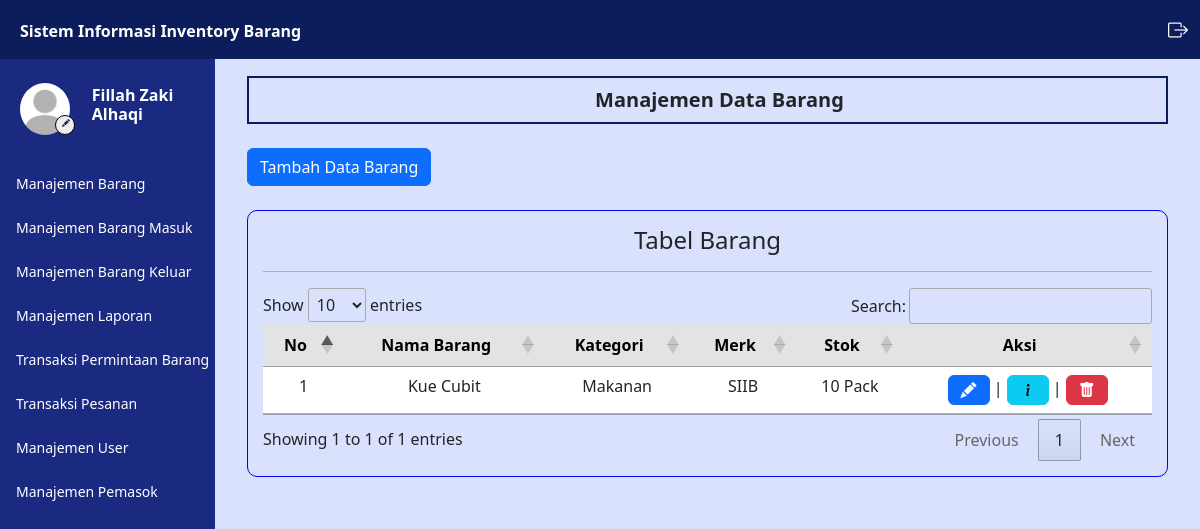
Page /admin/barang.php (signed in) on the earlier database version.
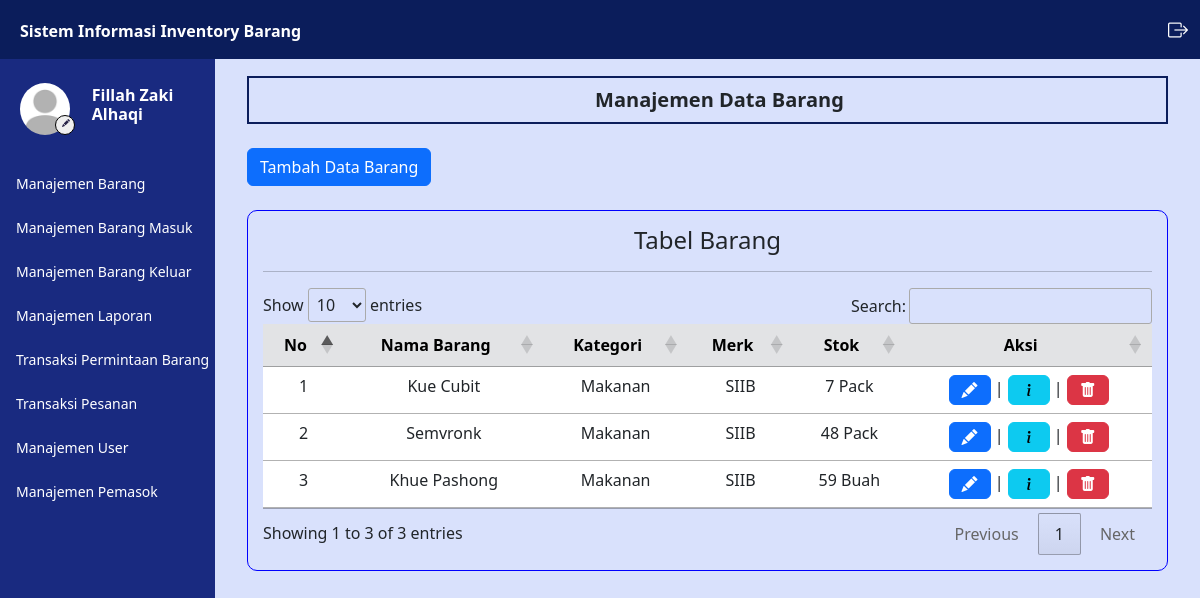
Same page on the later database version.
### tables this page shows
CREATE TABLE `user` (
  `iduser` int(11) NOT NULL,
  `username` varchar(50) NOT NULL,
  `password` varchar(100) NOT NULL,
  `nama` varchar(50) NOT NULL,
  `email` varchar(50) NOT NULL,
  `telepon` varchar(50) NOT NULL,
  `alamat` text NOT NULL,
  `instansi` varchar(50) DEFAULT NULL,
  `level` varchar(10) NOT NULL,
  `foto` varchar(100) DEFAULT NULL
);

CREATE TABLE `barang` (
  `idbarang` int(11) NOT NULL,
  `nama_barang` varchar(100) NOT NULL,
  `kategori` varchar(100) NOT NULL,
  `merk` varchar(45) NOT NULL,
  `gudang` varchar(45) NOT NULL,
  `rak` varchar(45) NOT NULL,
  `stok` int(11) NOT NULL,
  `satuan` varchar(45) NOT NULL,
  `harga` int(20) NOT NULL,
  `foto` varchar(100) DEFAULT NULL,
  `keterangan` text DEFAULT NULL
);

### controller/MainController.php (called while the page is built, shortened)
<?php
    $conn = mysqli_connect("localhost","root","","inventory");
    function query($query) {
        global $conn;
        $result = mysqli_query($conn, $query);
        $rows = [];
        while ($row = mysqli_fetch_assoc($result)) {
            $rows[] = $row;
        }
        return $rows;
    }
    function generateRandomKey()
    {
        $keyLength = 32;
        $randomBytes = openssl_random_pseudo_bytes($keyLength, $strong);
        if (!$strong) {
            $randomBytes = random_bytes($keyLength);
        }
        return base64_encode($randomBytes);
    }
    function enkripsi($kata)
    {
        $key = generateRandomKey();
        $string = openssl_encrypt($kata, 'AES-256-CBC', $key, 0, substr($key, 0, 16));
        $hasilEnkripsi = base64_encode($key . $string);
        return $hasilEnkripsi;
    }
    function dekripsi($kata)
    {
        $string = base64_decode($kata);
        $key = substr($string, 0, 44);
        $enkripsi = substr($string, 44);
        $hasil = openssl_decrypt($enkripsi, 'AES-256-CBC', $key, 0, substr($key, 0, 16));
        return $hasil;
    }
    function cari_user() {
        $id = dekripsi($_COOKIE['SIIB']);
        $result = query("SELECT * FROM user WHERE iduser = '$id'");
        if(count($result) == 1) {
            $result = $result[0];
            return $result;
        } else {
            echo "<script>
                    document.location.href='../logout.php';
                  </script>";
            exit;
        }
    }
    function validasi_admin() {
        $result = cari_user();
    }
?>

### admin/barang.php (the view, shortened to what this page needs)
<?php
    $data_barang = query("SELECT * FROM barang");
?>
<html lang="en">
<head>
    <link href="https://cdn.jsdelivr.net/npm/bootstrap@5.3.0/dist/css/bootstrap.min.css" rel="stylesheet"
>
    <link rel="stylesheet" href="https://cdn.datatables.net/1.13.4/css/jquery.dataTables.min.css">
    <link rel="stylesheet" href="https://cdn.jsdelivr.net/npm/bootstrap-icons@1.11.3/font/bootstrap-icons.min.css">
    <link rel="stylesheet" href="../style.css">
</head>
<body>
    <div class="content">
        <?php
        require_once('../navbar/navbar.php');
        ?>
        <div class="main-container m-0">
            <div class="d-flex">
                <?php
                require_once('../navbar/sidebar.php');
                ?>
                <div class="contents px-3 py-3 mx-3">
                    <div class="box1">
                        <h5 class="text-dark text-center mb-0 ms-4 fw-bold">
                            Manajemen Data Barang
                        </h5>
                    </div>
                    <div class="mt-4 ">
                        <div class="row">
                            <div class="col-sm-3">
                                <a class="btn btn-primary" href="../insert/barang.php">Tambah Data Barang</a>
                            </div>
                        </div>
                    </div>
                    <div class="mt-4 box3">
                        <h4 class="text-center">Tabel Barang</h4>
                        <hr>
                        <table id="example" class="table table-hover text-center">
                            <thead>
                                <tr class="table-secondary">
                                    <th class="text-center" scope="col">No</th>
                                    <th class="text-center" scope="col">Nama Barang</th>
                                    <th class="text-center" scope="col">Kategori</th>
                                    <th class="text-center" scope="col">Merk</th>
                                    <th class="text-center" scope="col">Stok</th>
                                    <th class="text-center" scope="col">Aksi</th>
                                </tr>
                            </thead>
                            <tbody>
                                <?php
                                    $i = 1;
                                    foreach($data_barang as $barang) :
                                ?>
                                    <tr>
                                        <td>
                                            <?= $i; ?>
                                        </td>
                                        <td>
                                            <?= $barang['nama_barang']; ?>
                                        </td>
                                        <td>
                                            <?= $barang['kategori']; ?>
                                        </td>
                                        <td>
                                            <?= $barang['merk']; ?>
                                        </td>
                                        <td>
                                            <?= $barang['stok']; ?> <?= $barang['satuan']; ?>
                                        </td>
                                        <td>
                                            <a class="text-decoration-none" href="../edit/barang.php?id=<?= enkripsi($barang['idbarang']); ?>">
                                                <button class="btn btn-primary"><i class="bi bi-pencil-fill"></i></button>
                                            </a>
                                            |
                                            <button type="button" class="btn btn-info" data-bs-toggle="modal"
                                                data-bs-target="#detail_barang_<?= $barang['idbarang']; ?>">
                                                <i class="bi bi-info-lg"></i>
                                            </button>
                                            |
                                            <button type="button" class="btn  btn-danger" id="delete" data-bs-toggle="modal" data-bs-target="#delete_<?= $barang['idbarang']; ?>">
                                                <i class="bi bi-trash-fill"></i>
                                            </button>
                                        </td>
                                    </tr>
                                <?php
                                    $i++;
                                    endforeach;
                                ?>
                            </tbody>
                        </table>
                    </div>
                </div>
                <?php foreach($data_barang as $dabar) : ?>
                    </div>
                <?php endforeach; ?>
            </div>
        </div>
</body>
</html>

### navbar/navbar.php (shortened to what this page needs)
<?php
    require_once '../controller/MainController.php';
    $user = cari_user();
?>
<nav class="navbar navbar-expand-lg">
    <div class="container-fluid">
        <div class="collapse navbar-collapse" id="navbarSupportedContent">
            <ul class="navbar-nav mb-2 mb-lg-0">
                <li class="nav-item">
                    <a class="nav-link active text-white fw-semibold" aria-current="page" href="index.php">
                        Sistem Informasi Inventory Barang
                    </a>
                </li>
            </ul>
            <div class="d-flex ms-auto">
                <a href="../logout.php" class="nav-link text-white text-decoration-none">
                    <i class="bi bi-box-arrow-right fs-5"></i>
                </a>
            </div>
        </div>
    </div>
</nav>

### navbar/sidebar.php
<?php
    validasi_admin();
?>
<div class="sidebar" id="side_nav">
    <div class="content-side">
        <div class="profil pt-3">
            <div class="row d-flex align-items-center">
                <div class="col-sm-5 me-0">
                    <img src="../img/profil/<?= $user['foto']; ?>" class="rounded-circle" alt="profi">
                    <a href="../admin/profil.php">
                        <button class="rounded-circle"><i class="bi bi-pencil-fill"></i></button>
                    </a>
                </div>
                <div class="col-sm-7 text-white pe-3 p-0 m-0">
                    <h6 class="fw-bold">
                        <?= $user['nama']; ?>
                    </h6>
                </div>
            </div>
        </div>
        <div class="">
            <ul class="list-unstyled pt-3 fw-medium">
                <li class="">
                    <a href="../admin/barang.php" class="text-decoration-none d-block">
                        <span>Manajemen Barang</span>
                    </a>
                </li>
                <li class="">
                    <a href="../admin/barang_masuk.php" class="text-decoration-none d-block">
                        <span>Manajemen Barang Masuk</span>
                    </a>
                </li>
                <li class="">
                    <a href="../admin/barang_keluar.php" class="text-decoration-none d-block">
                        <span>Manajemen Barang Keluar</span>
                    </a>
                </li>
                <li class="">
                    <a href="../admin/laporan.php" class="text-decoration-none d-block">
                        <span>Manajemen Laporan</span>
                    </a>
                </li>
                <li class="">
                    <a href="../admin/transaksi.php" class="text-decoration-none d-block">
                        <span>Transaksi Permintaan Barang</span>
                    </a>
                </li>
                <li class="">
                    <a href="../admin/transaksi_pesan.php" class="text-decoration-none d-block">
                        <span>Transaksi Pesanan</span>
                    </a>
                </li>
                <li class="">
                    <a href="../admin/user.php" class="text-decoration-none d-block">
                        <span>Manajemen User</span>
                    </a>
                </li>
                <li class="">
                    <a href="../admin/pemasok.php" class="text-decoration-none d-block">
                        <span>Manajemen Pemasok</span>
                    </a>
                </li>
            </ul>
        </div>
    </div>
</div>

### style.css (style rules this page uses)
body { background: #d9e1fc; margin: 0; padding: 0; border: 0; }
.content { min-height: 100vh; width: 100%; }
.sidebar { background: #192a80; min-width: 215px; max-width: 215px; transition: all ease-in 0.3s; min-height: 100vh; }
.sidebar ul { padding: 0 11px; }
.sidebar li { margin: 7px 0; }
.sidebar li a { color: white; padding: 8px 5px; font-size: 14px; margin-left: 0; }
.content-side { position: fixed; margin-top: 60px; }
.sidebar .profil img { width: 50px; height: 66px; margin-left:20px; padding: 7px 0; display: block; transition: all ease-in 0.3s; object-fit: cover; }
.sidebar .profil button { border: 1px solid black; position: absolute; margin-top: -27px; margin-left: 55px; width: 20px; height: 20px; }
.sidebar .profil button i { font-size: 8px; color: #272247; margin-top: -6px; margin-left: -3px; position: absolute; }
.navbar { z-index: 1; display: flex; position: fixed; width: 100%; }
.content .navbar { background: #0b1d5b; }
.content .navbar li a { margin-top: 3px; }
.contents { width: 100%; margin-top: 60px; }
.box1 { border: #0b1d5b solid 2px; padding: 10px; }
.box3 { border: 1px solid blue; border-radius: 10px; padding: 15px; }

Differences in the rows shown:
changed barang "Kue Cubit": stok "10" → "7"
added barang: nama_barang "Semvronk", kategori "Makanan", merk "SIIB", stok "48", satuan "Pack"
added barang: nama_barang "Khue Pashong", kategori "Makanan", merk "SIIB", stok "59", satuan "Buah"
Other differences:
text written by a page script: "Show entries Search: Showing 1 to 1 of 1 entries Previous 1 Next" → "Show entries Search: Showing 1 to 3 of 3 entries Previous 1 Next"
